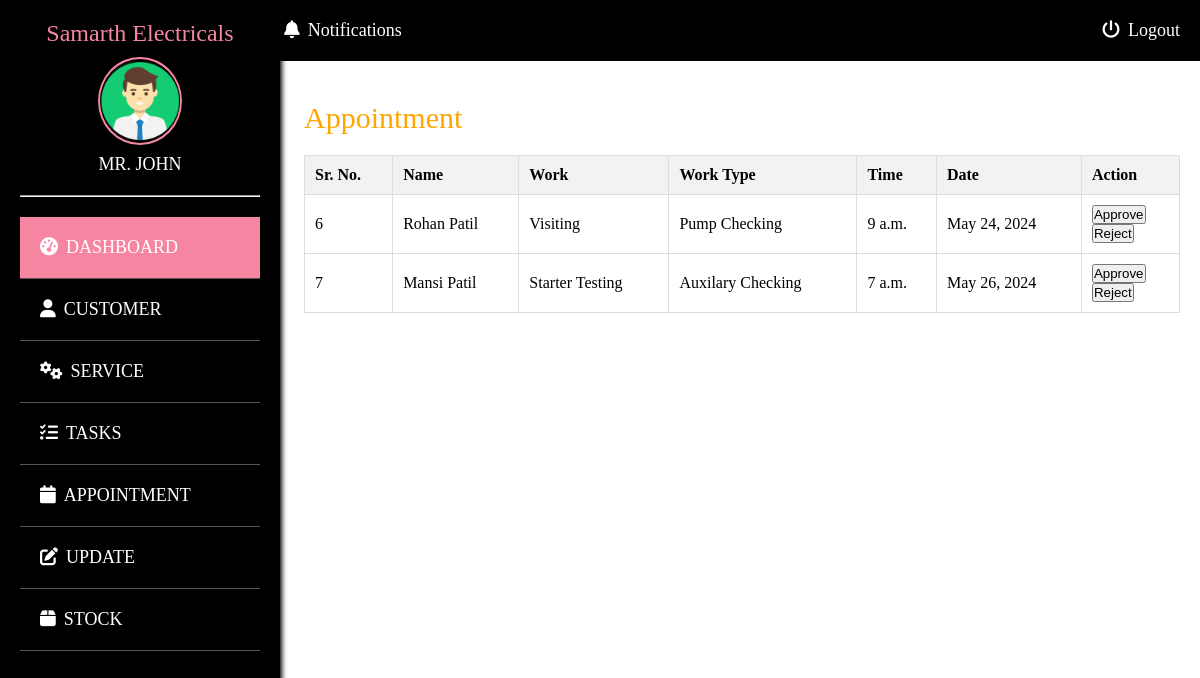
Page /owner/appointment_request/ on the committed database.
### app/models.py (models this page shows)
class Appointment(models.Model):
    appointment_id = models.AutoField(primary_key=True)
    name = models.CharField(max_length=20, default='')
    reason = models.CharField(max_length=100, default='')
    reason_type = models.CharField(max_length=50, default='')
    date = models.DateField(max_length=20, default='')
    time = models.TimeField(max_length=10, default='')
    status = models.CharField(max_length=20, default='')
    task_status = models.CharField(max_length=20, default='')
    appointment_date = models.DateField(auto_now_add=True)
    pay = models.DecimalField(max_digits=10, decimal_places=2, default=0.00)

### app/owner.py (the view)
# urls.py: path('owner/appointment_request/', owner.appointment_request, name='appointment_request'),
def appointment_request(request):
    all_members = Appointment.objects.filter(status='underprocess').values()
    return render(request, 'owner/appointment_request.html', {'all': all_members})

### templates/owner/appointment_request.html (shortened to what this page needs)
<!DOCTYPE html>
<html lang="en">
<head>
    {% load static %}
    {% include 'owner/head.html' %}
    <link rel="stylesheet" href="https://cdnjs.cloudflare.com/ajax/libs/font-awesome/5.15.3/css/all.min.css"/>
    <link rel="stylesheet" href="https://cdnjs.cloudflare.com/ajax/libs/font-awesome/6.5.1/css/all.min.css">
</head>
<body>
    <div class="banner">
    <div id="Panel1">
        <h1>Appointment</h1>
        <div class="appointment_request">
            <table id="appointment_request_table">
                <tr>
                    <th id="th1">Sr. No.</th>
                    <th id="th1">Name</th>
                    <th id="th1">Work</th>
                    <th id="th1">Work Type</th>
                    <th id="th1">Time</th>
                    <th id="th1">Date</th>
                    <th id="th1">Action</th>
                </tr>
                {% for i in all %}
                <tr>
                    <td id="td1">{{ i.appointment_id }}</td>
                    <td id="td1">{{ i.name }}</td>
                    <td id="td1">{{ i.reason }}</td>
                    <td id="td1">{{ i.reason_type }}</td>
                    <td id="td1">{{ i.time }}</td>
                    <td id="td1">{{ i.date }}</td>
                    <td id="td1"><form action="{% url 'update_status' %}" method="post">
                                    <input type="submit" value="Approve">
                                </form>
                                <form action="{% url 'update_status' %}" method="post">
                                    <input type="submit" value="Reject">
                                </form>
                </tr>
                {% endfor %}
            </table>
        </div>
    </div>
    </div>
</body>
</html>

### templates/owner/head.html (style rules this page uses)
* { margin: 0; padding: 0; }

### templates/owner/appointment_request.html (style rules this page uses)
.banner { margin-left: 250px; text-align: center; height: 100vh; margin-left: 22%; }
#pannel,#Panel1,#Panel2 { margin-top: 20px; margin-left: 20px; padding: 20px; }
h1 { font-size: 30px; font-weight:20; margin-bottom: 20px; color: orange; text-align:left; }
#appointment_request_table { width: 100%; border-collapse: collapse; }
#appointment_request_table th, #appointment_request_table td { padding: 10px; border: 1px solid #ddd; }
#appointment_request_table th { background-color: #f2f2f2; }
#th1 { font-weight: bold; text-align: left; }
#td1 { text-align: left; }

### rows in the picture
Appointment: appointment_id "6", name "Rohan Patil", reason "Visiting", reason_type "Pump Checking", time "9 a.m.", date "May 24, 2024"
Appointment: appointment_id "7", name "Mansi Patil", reason "Starter Testing", reason_type "Auxilary Checking", time "7 a.m.", date "May 26, 2024"
